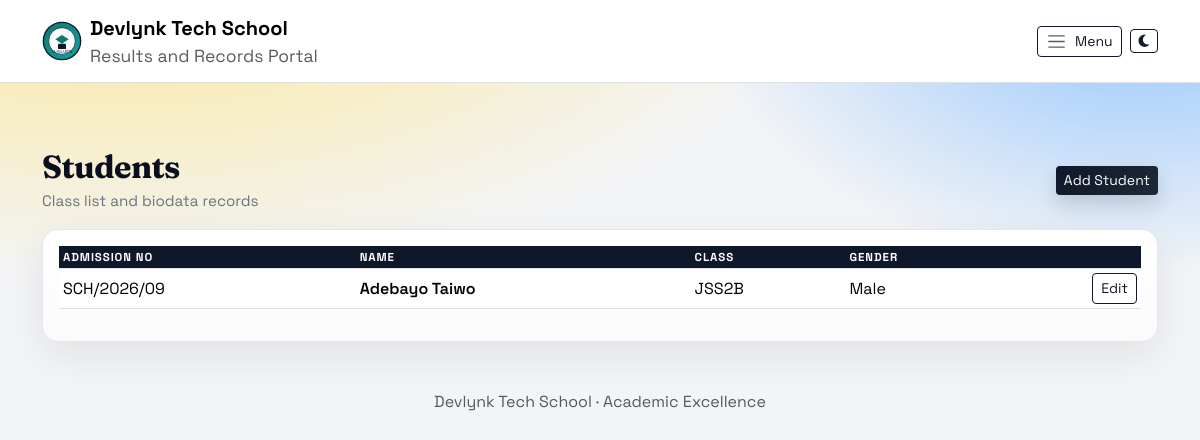
The app's page /students/ (signed in) with its own data.
### accounts/models.py (models this page shows, shortened)
class SchoolBranding(models.Model):
    GRADING_TEMPLATE_CUSTOM = "custom"
    GRADING_TEMPLATE_WAEC = "waec"
    GRADING_TEMPLATE_STRICT = "strict"
    GRADING_TEMPLATE_CHOICES = (
        (GRADING_TEMPLATE_CUSTOM, "Custom"),
        (GRADING_TEMPLATE_WAEC, "WAEC Standard"),
        (GRADING_TEMPLATE_STRICT, "Strict Senior"),
    )
    REPORT_STYLE_CLASSIC = "classic"
    REPORT_STYLE_COMPACT = "compact"
    REPORT_STYLE_CHOICES = (
        (REPORT_STYLE_CLASSIC, "Classic"),
        (REPORT_STYLE_COMPACT, "Compact"),
    )
    PRINT_DENSITY_STANDARD = "standard"
    PRINT_DENSITY_DENSE = "dense"
    PRINT_DENSITY_CHOICES = (
        (PRINT_DENSITY_STANDARD, "Standard"),
        (PRINT_DENSITY_DENSE, "High Density"),
    )
    id = models.AutoField(primary_key=True)
    school_name = models.CharField(max_length=150, default="Al-Waarith Model College")
    school_motto = models.CharField(max_length=200, default="Results and Records Portal")
    school_logo = models.FileField(upload_to="branding/", blank=True, null=True)
    principal_signature_name = models.CharField(max_length=120, default="Principal")
    class_teacher_signature_name = models.CharField(max_length=120, default="Class Teacher")
    principal_signature_file = models.FileField(
        upload_to="branding/signatures/", blank=True, null=True
    )
    class_teacher_signature_file = models.FileField(
        upload_to="branding/signatures/", blank=True, null=True
    )
    grading_template = models.CharField(
        max_length=16, choices=GRADING_TEMPLATE_CHOICES, default=GRADING_TEMPLATE_CUSTOM
    )
    report_template_style = models.CharField(
        max_length=16, choices=REPORT_STYLE_CHOICES, default=REPORT_STYLE_CLASSIC
    )
    report_print_density = models.CharField(
        max_length=16, choices=PRINT_DENSITY_CHOICES, default=PRINT_DENSITY_STANDARD
    )
    result_footer_note = models.CharField(max_length=160, blank=True)
    grade_a_min = models.PositiveSmallIntegerField(default=70)
    grade_b_min = models.PositiveSmallIntegerField(default=60)
    grade_c_min = models.PositiveSmallIntegerField(default=50)
    grade_d_min = models.PositiveSmallIntegerField(default=45)
    pass_mark = models.PositiveSmallIntegerField(default=45)
    promotion_min_attendance_rate = models.FloatField(default=75.0)
    promotion_min_behavior_average = models.FloatField(default=2.5)
    promotion_require_non_cognitive = models.BooleanField(default=True)
    updated_at = models.DateTimeField(auto_now=True)
    class Meta:
        verbose_name = "School Branding"
        verbose_name_plural = "School Branding"
    @classmethod
    def get_solo(cls):
        obj = cls.objects.order_by("id").first()
        if obj:
            return obj
        return cls.objects.create()

### students/models.py (models this page shows, shortened)
class Student(models.Model):
    GENDER_CHOICES = (
        ("M", "Male"),
        ("F", "Female"),
    )
    first_name = models.CharField(max_length=100)
    last_name = models.CharField(max_length=100, null=True, blank=True)
    admission_number = models.CharField(max_length=100, unique=True)
    gender = models.CharField(max_length=1, choices=GENDER_CHOICES)
    school_class = models.ForeignKey(
        SchoolClass,
        on_delete=models.SET_NULL,
        null=True,
        blank=True,
        related_name="students",
    )
    class_name = models.CharField(max_length=50, null=True, blank=True)
    email = models.EmailField(blank=True)
    parent_email = models.EmailField(blank=True)
    created_at = models.DateTimeField(auto_now_add=True)

### students/views.py (the view)
# urls.py: path("", views.student_list, name="list"),
@teacher_with_class_required
def student_list(request):
    if request.user.teacher_class:
        students = Student.objects.filter(
            school_class=request.user.teacher_class
        ).order_by("class_name", "last_name")
    else:
        students = Student.objects.none()
    return render(request, "students/student_list.html", {"students": students})

### accounts/capabilities.py (called while the page is built)
def _user_roles(user):
    roles = set()
    if not user or not user.is_authenticated:
        return roles
    if getattr(user, "is_superuser", False):
        roles.add("admin")
    if getattr(user, "is_admin", False):
        roles.add("admin")
    if getattr(user, "is_proprietor", False):
        roles.add("proprietor")
    if getattr(user, "is_teacher", False):
        roles.add("teacher")
    if getattr(user, "is_bursar", False):
        roles.add("bursar")
    if getattr(user, "is_principal", False):
        roles.add("principal")
    user_group_names = set(user.groups.values_list("name", flat=True))
    if "Bursar" in user_group_names:
        roles.add("bursar")
    if "Principal" in user_group_names:
        roles.add("principal")
    return roles

def capabilities_for_user(user):
    roles = _user_roles(user)
    caps = set()
    overrides = get_role_capability_overrides()
    for role in roles:
        caps.update(ROLE_CAPABILITIES.get(role, set()))
        role_overrides = overrides.get(role, {})
        for capability, is_allowed in role_overrides.items():
            if is_allowed:
                caps.add(capability)
            else:
                caps.discard(capability)
    return caps

def has_capability(user, capability):
    if not user or not user.is_authenticated:
        return False
    if getattr(user, "is_superuser", False):
        return True
    return capability in capabilities_for_user(user)

### accounts/permissions.py (called while the page is built)
def is_teacher(user):
    return has_capability(user, CAP_VIEW_TEACHER_DASHBOARD)

def teacher_with_class_required(view_func):
    @wraps(view_func)
    def _wrapped(request, *args, **kwargs):
        if not request.user.is_authenticated:
            return redirect_to_login(request.get_full_path())
        if not is_teacher(request.user):
            messages.error(request, "You are not authorized to access this area.")
            return redirect(default_dashboard_url(request.user))
        if not getattr(request.user, "teacher_class", None):
            return render(request, "accounts/no_class_assigned.html")
        return view_func(request, *args, **kwargs)
    return _wrapped

### templates/students/student_list.html (shortened to what this page needs)
﻿{% extends "base.html" %}
{% load static %}
{% block content %}
<div class="d-flex justify-content-between align-items-center mb-3">
  <div>
    <h2 class="waec-title mb-1">Students</h2>
    <div class="waec-subtitle">Class list and biodata records</div>
  </div>
  <a href="{% url 'students:add' %}" class="btn btn-dark btn-sm">Add Student</a>
</div>
<div class="waec-card p-3">
  <div class="table-responsive">
    <table class="table table-sm waec-table align-middle">
      <thead>
        <tr>
          <th>Admission No</th>
          <th>Name</th>
          <th>Class</th>
          <th>Gender</th>
          <th></th>
        </tr>
      </thead>
      <tbody>
        {% for student in students %}
        <tr>
          <td>{{ student.admission_number }}</td>
          <td class="fw-semibold">{{ student.first_name }} {{ student.last_name }}</td>
          <td>{{ student.class_name }}</td>
          <td>{{ student.get_gender_display }}</td>
          <td class="text-end">
            <a href="{% url 'students:edit' student.pk %}" class="btn btn-outline-dark btn-sm">Edit</a>
          </td>
        </tr>
        {% empty %}
        <tr>
          <td colspan="5">
            <div class="empty-state">No students yet.</div>
          </td>
        </tr>
        {% endfor %}
      </tbody>
    </table>
  </div>
</div>
{% endblock %}

### templates/base.html (shortened to what this page needs)
﻿{% load static %}
<!DOCTYPE html>
<html lang="en">
<head>
    <link href="https://cdn.jsdelivr.net/npm/bootstrap@5.3.2/dist/css/bootstrap.min.css" rel="stylesheet">
    <link rel="stylesheet" href="https://cdnjs.cloudflare.com/ajax/libs/font-awesome/6.5.1/css/all.min.css">
    <link href="{% static 'css/app.css' %}" rel="stylesheet">
    {% if page_css_path %}
    <link href="{% static page_css_path %}" rel="stylesheet">
    {% endif %}
</head>
<body>
<nav class="navbar navbar-expand-lg navbar-light bg-white border-bottom fixed-top">
  <div class="container">
    <a class="navbar-brand d-flex align-items-center gap-2" href="{% url 'home' %}">
      <img src="{{ school_logo_url }}" alt="School Badge" width="40" height="40">
      <div>
        <div class="fw-bold">{{ school_name_display }}</div>
        <div class="text-muted small">{{ school_motto_display }}</div>
      </div>
    </a>
    <div class="d-flex align-items-center gap-2 ms-auto">
      <button class="btn btn-outline-dark btn-sm d-inline-flex align-items-center gap-2" type="button" data-bs-toggle="offcanvas" data-bs-target="#sideNav" aria-controls="sideNav">
        <span class="navbar-toggler-icon"></span>
        <span class="d-none d-md-inline">Menu</span>
      </button>
      <button class="btn btn-outline-dark btn-sm d-inline-flex align-items-center gap-2" type="button" id="themeToggle" aria-label="Toggle theme">
        <i class="fa-solid fa-moon" id="themeToggleIcon"></i>
      </button>
    </div>
  </div>
</nav>
<main class="container py-4 page-content">
    {% block content %}{% endblock %}
</main>
<footer class="text-center text-muted py-4">
    {{ school_name_display }} · Academic Excellence
</footer>
</body>
</html>

### static/css/app.css (style rules this page uses)
:root { --waec-ink: #0a0f1f; --waec-ink-soft: #1f2937; --waec-muted: #6b7280; --waec-bg: #f3f4f6; --waec-accent: #f59e0b; --waec-accent-2: #2563eb; --waec-border: #e5e7eb; --waec-card: #ffffff; --waec-glow: rgba(245, 158, 11, 0.2); }
body { font-family: "Space Grotesk", system-ui, -apple-system, "Segoe UI", sans-serif; background: radial-gradient(1200px 600px at 10% -10%, #fde68a 0%, transparent 60%), radial-gradient(800px 500px at 95% 0%, #93c5fd 0%, transparent 55%), var(--waec-bg); color: var(--waec-ink); min-height: 100vh; padding-top: 90px; }
.waec-card { background: linear-gradient(180deg, #ffffff 0%, #fbfbfb 100%); border: 1px solid var(--waec-border); border-radius: 16px; box-shadow: 0 14px 40px rgba(15, 23, 42, 0.08); }
.waec-title { font-family: "Fraunces", "Times New Roman", serif; font-weight: 700; color: var(--waec-ink); letter-spacing: -0.02em; }
.waec-subtitle { color: var(--waec-muted); font-size: 0.95rem; }
.waec-table thead th { background: #0f172a; color: #fff; text-transform: uppercase; font-size: 0.72rem; letter-spacing: 0.08em; }
.navbar { backdrop-filter: blur(10px); background: rgba(255, 255, 255, 0.8); border-bottom: 1px solid rgba(229, 231, 235, 0.8); }
.page-content { margin-top: 10px; }
.btn-dark { background: linear-gradient(135deg, #0f172a 0%, #1f2937 100%); border: none; box-shadow: 0 10px 20px rgba(15, 23, 42, 0.15); }
.btn-outline-dark { border-color: #111827; color: #111827; }

### records on screen
SchoolBranding: school_name "Devlynk Tech School", school_motto "Results and Records Portal"
Student: admission_number "SCH/2026/09", first_name "Adebayo", last_name "Taiwo", class_name "JSS2B", gender "Male"
